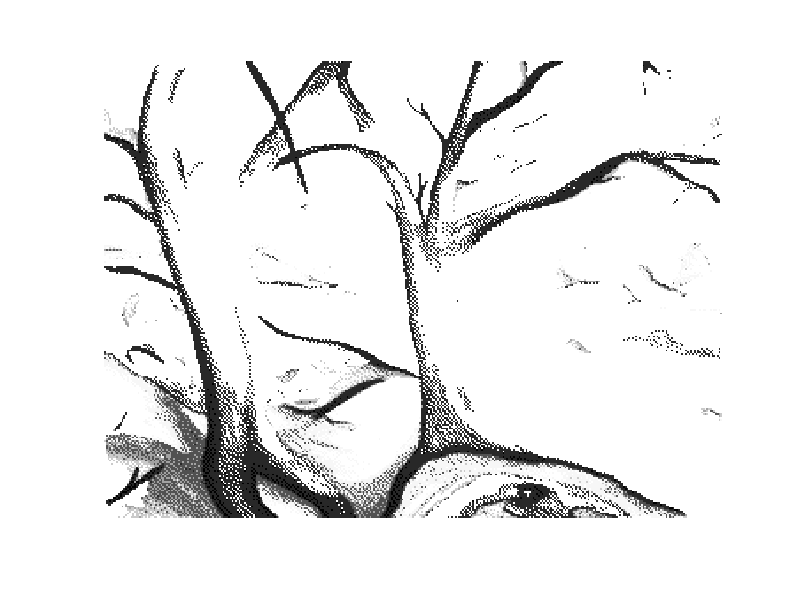

MATLAB code to generate this figure:
data = load('results/ex5b_data.mat');
Fk = data.Fk;
f = data.f;
Ff = fft2(f);
u =  (2 * pi)^(-1) * ifft2(Ff ./ Fk);
imshow(u)